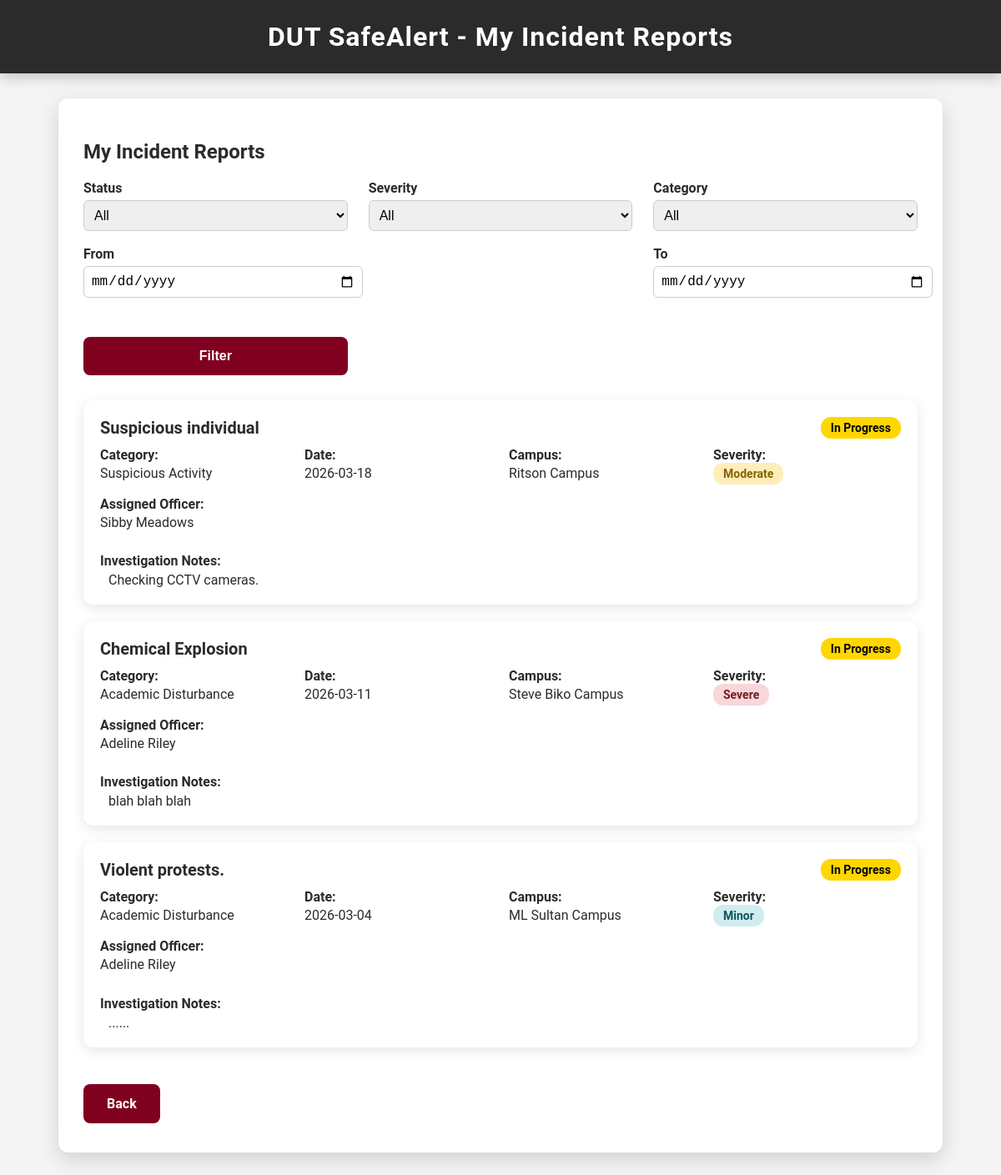
The page /view_incident_status (signed in) on the database its author committed.
### models/__init__.py (models this page shows, shortened)
class Incident(db.Model):
    __tablename__ = 'incidents'
    id = db.Column(db.Integer, primary_key=True)
    title = db.Column(db.String(200))
    description = db.Column(db.Text)
    location = db.Column(db.String(100))
    category = db.Column(db.String(100))
    incident_date = db.Column(db.String(50))
    reported_by = db.Column(db.Integer, db.ForeignKey('users.id'), nullable=True)
    severity = db.Column(db.String(50))
    status = db.Column(db.String(50), default="Pending")
    timestamp = db.Column(db.DateTime, default=datetime.utcnow)
    assigned_officer_id = db.Column(db.Integer, db.ForeignKey('security_personnel.id'), nullable=True)
    assigned_officer = db.relationship('SecurityPersonnel', backref='incidents', lazy=True)
    dismissed_by = db.Column(db.PickleType, default=list)
    investigation_notes = db.Column(db.Text, nullable=True)
    resolution_notes = db.Column(db.Text, nullable=True)

class SecurityPersonnel(db.Model):
    __tablename__ = 'security_personnel'
    id = db.Column(db.Integer, primary_key=True)
    personnel_id = db.Column(db.String(20), unique=True, nullable=False)
    username = db.Column(db.String(50), unique=True, nullable=False)
    name = db.Column(db.String(100), nullable=False)
    hire_date = db.Column(db.Date)
    status = db.Column(db.String(20), default='Off Duty')
    employment_status = db.Column(db.String(50), default="Active")
    attendance_records = db.relationship('Attendance', backref='personnel', lazy=True)

### app.py (the view)
@app.route('/view_incident_status', methods=['GET'])
def view_incident_status():
    username = session.get('username')
    if not username:
        flash("Please login first")
        return redirect(url_for('login'))
    user = User.query.filter_by(username=username).first()
    if not user:
        flash("User not found")
        return redirect(url_for('login'))
    query = Incident.query.filter_by(reported_by=user.id)
    status_filter = request.args.get('status')
    severity_filter = request.args.get('severity')
    category_filter = request.args.get('category')
    start_date = request.args.get('start_date')
    end_date = request.args.get('end_date')
    if status_filter and status_filter != "All":
        query = query.filter_by(status=status_filter)
    if severity_filter and severity_filter != "All":
        query = query.filter_by(severity=severity_filter)
    if category_filter and category_filter != "All":
        query = query.filter_by(category=category_filter)
    if start_date:
        query = query.filter(Incident.incident_date >= start_date)
    if end_date:
        query = query.filter(Incident.incident_date <= end_date)
    incidents = query.order_by(Incident.incident_date.desc()).all()
    statuses = ["Pending", "In Progress", "Resolved"]
    severities = ["Minor", "Moderate", "Severe", "Critical"]
    categories = list({i.category for i in Incident.query.all()})
    return render_template(
        'view_incident_status.html',
        incidents=incidents,
        statuses=statuses,
        severities=severities,
        categories=categories,
        selected_status=status_filter or "All",
        selected_severity=severity_filter or "All",
        selected_category=category_filter or "All",
        start_date=start_date or "",
        end_date=end_date or ""
    )

### templates/view_incident_status.html (shortened to what this page needs)
<!DOCTYPE html>
<html>
<head>
    <link rel="stylesheet" href="{{ url_for('static', filename='css/style.css') }}">
</head>
<body>
<header>DUT SafeAlert - My Incident Reports</header>
<div class="container">
<h2>My Incident Reports</h2>
<form method="GET" action="{{ url_for('view_incident_status') }}" class="filter-form">
    <div class="filter-grid">
        <div class="filter-item">
            <label>Status</label>
            <select name="status">
                <option value="All">All</option>
            </select>
        </div>
        <div class="filter-item">
            <label>Severity</label>
            <select name="severity">
                <option value="All">All</option>
            </select>
        </div>
        <div class="filter-item">
            <label>Category</label>
            <select name="category">
                <option value="All">All</option>
            </select>
        </div>
        <div class="filter-item">
            <label>From</label>
            <input type="date" name="start_date">
        </div>
        <br></br>
        <div class="filter-item">
            <label>To</label>
            <input type="date" name="end_date">
        </div>
        <div class="filter-item">
            <label>&nbsp;</label>
            <button type="submit">Filter</button>
        </div>
    </div>
</form>
{% if incidents %}
    {% for incident in incidents %}
        <div class="incident-card">
            <div class="incident-header">
                <div class="incident-title">{{ incident.title }}</div>
                <div class="badge status-{{ incident.status|lower|replace(' ','-') }}">{{ incident.status }}</div>
            </div>
            <div class="incident-body">
                <div class="incident-item"><strong>Category:</strong> {{ incident.category }}</div>
                <div class="incident-item"><strong>Date:</strong> {{ incident.incident_date }}</div>
                <div class="incident-item"><strong>Campus:</strong> {{ incident.location }}</div>
                <div class="incident-item"><strong>Severity:</strong>
                    <span class="badge severity-{{ incident.severity|lower }}">{{ incident.severity if incident.severity else 'N/A' }}</span>
                </div>
                <div class="incident-item"><strong>Assigned Officer:</strong> {{ incident.assigned_officer.name if incident.assigned_officer else 'N/A' }}</div>
            </div>
            {% if incident.investigation_notes %}
            <div class="incident-notes">
                <h4>Investigation Notes:</h4>
                <p>{{ incident.investigation_notes }}</p>
            </div>
            {% endif %}
        </div>
    {% endfor %}
{% else %}
    <p>You have not reported any incidents yet.</p>
{% endif %}
<br>
<a href="{% if session['role'] == 'Lecturer' %}{{ url_for('lecturer_dashboard') }}{% else %}{{ url_for('student_dashboard') }}{% endif %}" class="btn">Back</a>
</div>
</body>
</html>

### static/css/style.css (style rules this page uses)
a { text-decoration: none; color: inherit; }
a.btn { display: inline-block; }
body { font-family: 'Roboto', sans-serif; background: #F4F4F4; color: #2B2B2B; margin: 0; padding: 0; }
header { background: #2B2B2B; color: #FFFFFF; padding: 25px 20px; text-align: center; font-size: 32px; font-weight: 700; letter-spacing: 1px; box-shadow: 0 5px 15px rgba(0,0,0,0.2); }
.container { max-width: 1000px; margin: 30px auto; padding: 30px; background: #fff; border-radius: 12px; box-shadow: 0 8px 25px rgba(0,0,0,0.15); }
button, .btn { background-color: #800020; color: #fff; border: none; padding: 14px 28px; margin: 5px 0; cursor: pointer; font-size: 16px; font-weight: 600; border-radius: 8px; transition: all 0.3s ease; }
input, select, textarea { width: 80%; max-width: 500px; padding: 12px; margin-top: 10px; margin-bottom: 20px; border-radius: 6px; border: 1px solid #ccc; font-size: 16px; }
button, input[type="submit"], .btn { background-color: #800020; color: #fff; border: none; padding: 14px 28px; margin: 5px 0; cursor: pointer; font-size: 16px; font-weight: 600; border-radius: 8px; transition: all 0.3s ease; display: inline-block; text-align: center; }
.status-in-progress { background-color: gold; color: black; }
.filter-form { margin-bottom: 25px; }
.filter-grid { display: grid; grid-template-columns: repeat(3, 1fr); gap: 18px 25px; }
.filter-item { display: flex; flex-direction: column; }
.filter-item label { font-weight: 600; margin-bottom: 5px; }
.filter-item select, .filter-item input[type="date"] { width: 100% !important; max-width: none !important; padding: 8px; margin: 0; }

### templates/view_incident_status.html (style rules this page uses)
.incident-card { background: #fff; border-radius: 12px; padding: 20px; margin-bottom: 20px; box-shadow: 0 4px 15px rgba(0,0,0,0.1); transition: transform 0.2s, box-shadow 0.2s; }
.incident-header { display: flex; justify-content: space-between; align-items: center; margin-bottom: 10px; }
.incident-title { font-size: 20px; font-weight: 700; }
.badge { padding: 5px 12px; border-radius: 12px; font-weight: 600; font-size: 14px; text-align: center; }
.status-in-progress { background-color: gold; color: black; }
.severity-minor { background-color: #d1ecf1; color: #0c5460; }
.severity-moderate { background-color: #ffeeba; color: #856404; }
.severity-severe { background-color: #f8d7da; color: #721c24; }
.incident-body { display: grid; grid-template-columns: repeat(auto-fit, minmax(200px, 1fr)); gap: 12px 20px; margin-top: 10px; }
.incident-item { margin-bottom: 6px; }
.incident-item strong { display: block; font-weight: 600; margin-bottom: 3px; }
.incident-notes { margin-top: 10px; }
.incident-notes h4 { font-size: 16px; margin-bottom: 4px; }
.incident-notes p { margin: 0; padding-left: 10px; }

### rows shown on the page
Incident: title "Suspicious individual", status "In Progress", category "Suspicious Activity", incident_date "2026-03-18", location "Ritson Campus", severity "Moderate", assigned_officer "Sibby Meadows", investigation_notes "Checking CCTV cameras."
Incident: title "Chemical Explosion", status "In Progress", category "Academic Disturbance", incident_date "2026-03-11", location "Steve Biko Campus", severity "Severe", assigned_officer "Adeline Riley", investigation_notes "blah blah blah"
Incident: title "Violent protests.", status "In Progress", category "Academic Disturbance", incident_date "2026-03-04", location "ML Sultan Campus", severity "Minor", assigned_officer "Adeline Riley", investigation_notes "......"
